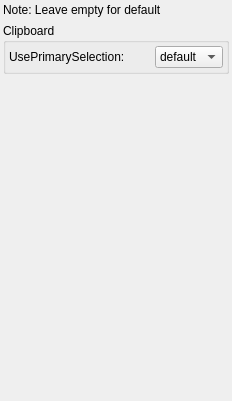
          <widget class="QWidget" name="tab_7">
           <attribute name="title">
            <string>X11 Driver</string>
           </attribute>
           <layout class="QVBoxLayout" name="verticalLayout_11">
            <property name="leftMargin">
             <number>3</number>
            </property>
            <property name="topMargin">
             <number>3</number>
            </property>
            <property name="rightMargin">
             <number>3</number>
            </property>
            <property name="bottomMargin">
             <number>3</number>
            </property>
            <item>
             <widget class="QLabel" name="label_103">
              <property name="text">
               <string>Note: Leave empty for default</string>
              </property>
              <property name="wordWrap">
               <bool>true</bool>
              </property>
             </widget>
            </item>
            <item>
             <widget class="QGroupBox" name="groupBox_5">
              <property name="title">
               <string>Clipboard</string>
              </property>
              <layout class="QVBoxLayout" name="verticalLayout_32">
               <property name="leftMargin">
                <number>3</number>
               </property>
               <property name="topMargin">
                <number>3</number>
               </property>
               <property name="rightMargin">
                <number>3</number>
               </property>
               <property name="bottomMargin">
                <number>3</number>
               </property>
               <item>
                <widget class="QWidget" name="widget_86" native="true">
                 <layout class="QHBoxLayout" name="_93">
                  <property name="leftMargin">
                   <number>0</number>
                  </property>
                  <property name="topMargin">
                   <number>0</number>
                  </property>
                  <property name="rightMargin">
                   <number>0</number>
                  </property>
                  <property name="bottomMargin">
                   <number>0</number>
                  </property>
                  <item>
                   <widget class="QLabel" name="label_101">
                    <property name="minimumSize">
                     <size>
                      <width>140</width>
                      <height>0</height>
                     </size>
                    </property>
                    <property name="maximumSize">
                     <size>
                      <width>140</width>
                      <height>16777215</height>
                     </size>
                    </property>
                    <property name="accessibleName">
                     <string notr="true"/>
                    </property>
                    <property name="accessibleDescription">
                     <string notr="true"/>
                    </property>
                    <property name="text">
                     <string notr="true">UsePrimarySelection:</string>
                    </property>
                   </widget>
                  </item>
                  <item>
                   <widget class="QComboBox" name="comboFakeInput_selection">
                    <item>
                     <property name="text">
                      <string notr="true">default</string>
                     </property>
                    </item>
                    <item>
                     <property name="text">
                      <string notr="true">Y</string>
                     </property>
                    </item>
                    <item>
                     <property name="text">
                      <string notr="true">N</string>
                     </property>
                    </item>
                   </widget>
                  </item>
                 </layout>
                </widget>
               </item>
              </layout>
             </widget>
            </item>
            <item>
             <spacer name="verticalSpacer_7">
              <property name="orientation">
               <enum>Qt::Vertical</enum>
              </property>
              <property name="sizeHint" stdset="0">
               <size>
                <width>20</width>
                <height>324</height>
               </size>
              </property>
             </spacer>
            </item>
           </layout>
          </widget>
